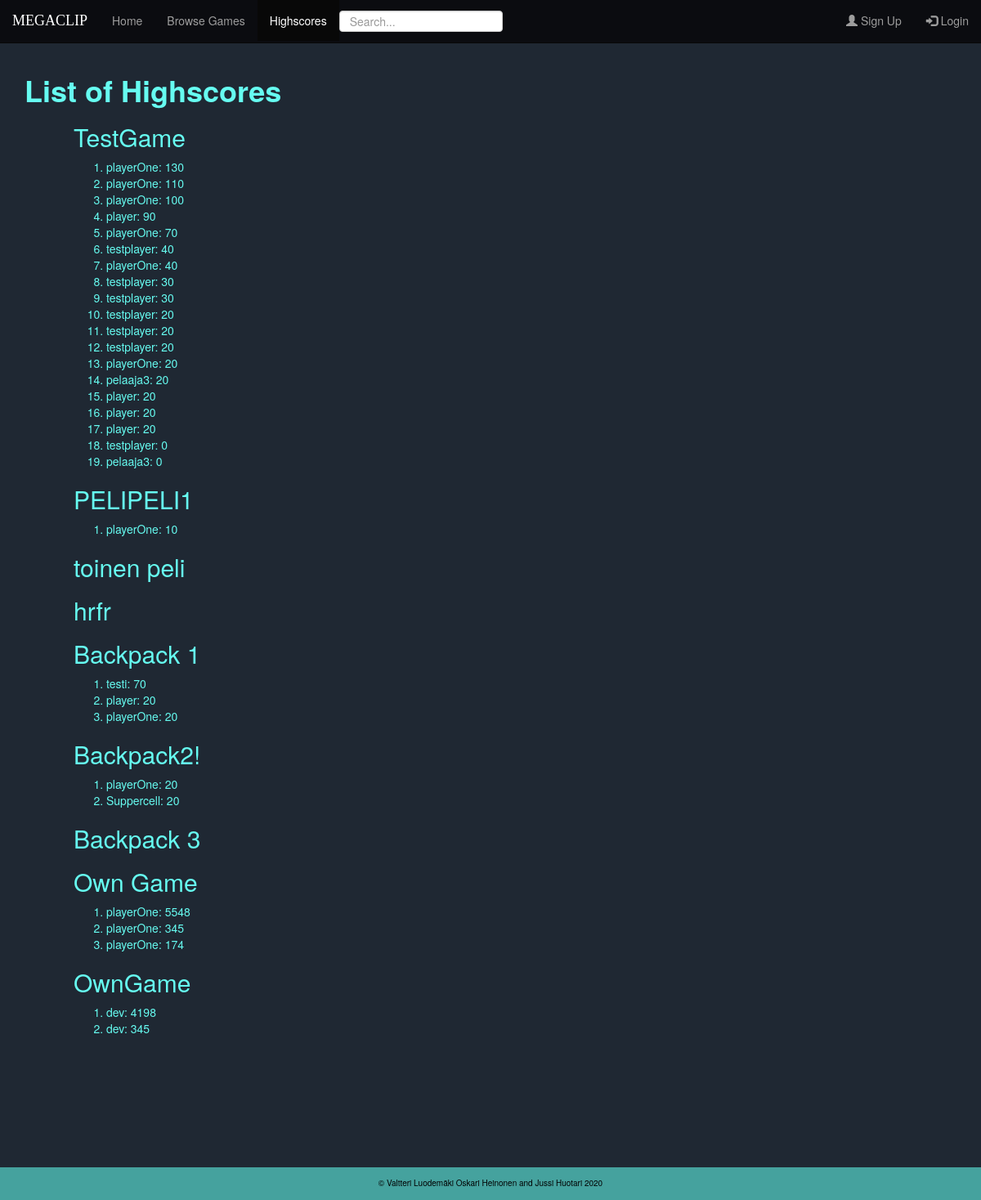
The app's page /highscores/ with its own data.
### gamestore/models.py (models this page shows, shortened)
class Game(models.Model):
    name = models.CharField(max_length=255, primary_key=True, unique=True)
    url = models.URLField(max_length=255)
    price = models.DecimalField(max_digits=20, decimal_places=2)
    developer = models.ForeignKey('users.CustomUser', on_delete=models.CASCADE, null=True)

class Highscore(models.Model):
    id = models.AutoField(primary_key=True)
    game = models.ForeignKey(Game, on_delete=models.CASCADE)
    player = models.ForeignKey('users.CustomUser', on_delete=models.CASCADE)
    score = models.IntegerField()
    def __str__(self):
        return self.player.username + ": " + str(self.score)

### users/models.py (models this page shows, shortened)
class CustomUser(AbstractUser):
    usertype = models.CharField(max_length=10,default="['player']")
    games = models.ManyToManyField('gamestore.Game')
    test = models.CharField(max_length=10, choices=usertypes)

### gamestore/views.py (the view)
# urls.py: path('highscores/',HighscoreListView.as_view(),name='highscores' ), #domain/highscores = list of all highscores
class HighscoreListView(ListView):
    model = Highscore
    template_name = 'gamestore/highscores.html'
    context_object_name = 'highscores'
    def get_context_data(self, **kwargs):
        context = super(HighscoreListView, self).get_context_data(**kwargs)
        context.update({
            'games': Game.objects.all(),
            'highscore_page' : 'active'
        })
        return context
    def get_queryset(self):
        return Highscore.objects.order_by('-score')

### gamestore/templates/gamestore/highscores.html (shortened to what this page needs)
{% extends 'base.html' %}
{% block content %}
  <h1><strong>List of Highscores </strong></h1>
  <div class="cont-2">
  {% for game in games %}
    <h2>{{ game.name }}</h2>
    <ol>
      {% for score in highscores %}
        {% if score.game == game %}
          <li>
            {{ score }}
          </li>
        {% endif %}
      {% endfor %}
    </ol>
  {% endfor %}
  </div>
{% endblock %}

### static/gamestore/style.css (style rules this page uses)
body { background: #1F2833 ; display: flex; flex-direction: column; position: relative; min-height: 100vh; color: #66FCF1 ; }
.cont-2 { padding-left: 60px; padding-bottom: 40px; }

### records on screen
Game: name "TestGame"
Highscore: player+score "playerOne: 130"
Highscore: player+score "playerOne: 110"
Highscore: player+score "playerOne: 100"
Highscore: player+score "player: 90"
Highscore: player+score "playerOne: 70"
Highscore: player+score "testplayer: 40"
Highscore: player+score "playerOne: 40"
Highscore: player+score "testplayer: 30"
Highscore: player+score "testplayer: 30"
Highscore: player+score "testplayer: 20"
Highscore: player+score "testplayer: 20"
Highscore: player+score "testplayer: 20"
Highscore: player+score "playerOne: 20"
Highscore: player+score "pelaaja3: 20"
Highscore: player+score "player: 20"
Highscore: player+score "player: 20"
Highscore: player+score "player: 20"
Highscore: player+score "testplayer: 0"
Highscore: player+score "pelaaja3: 0"
Game: name "PELIPELI1"
Highscore: player+score "playerOne: 10"
Game: name "toinen peli"
Game: name "hrfr"
Game: name "Backpack 1"
Highscore: player+score "testi: 70"
Highscore: player+score "player: 20"
Highscore: player+score "playerOne: 20"
Game: name "Backpack2!"
Highscore: player+score "playerOne: 20"
Highscore: player+score "Suppercell: 20"
Game: name "Backpack 3"
Game: name "Own Game"
Highscore: player+score "playerOne: 5548"
Highscore: player+score "playerOne: 345"
Highscore: player+score "playerOne: 174"
Game: name "OwnGame"
Highscore: player+score "dev: 4198"
Highscore: player+score "dev: 345"
